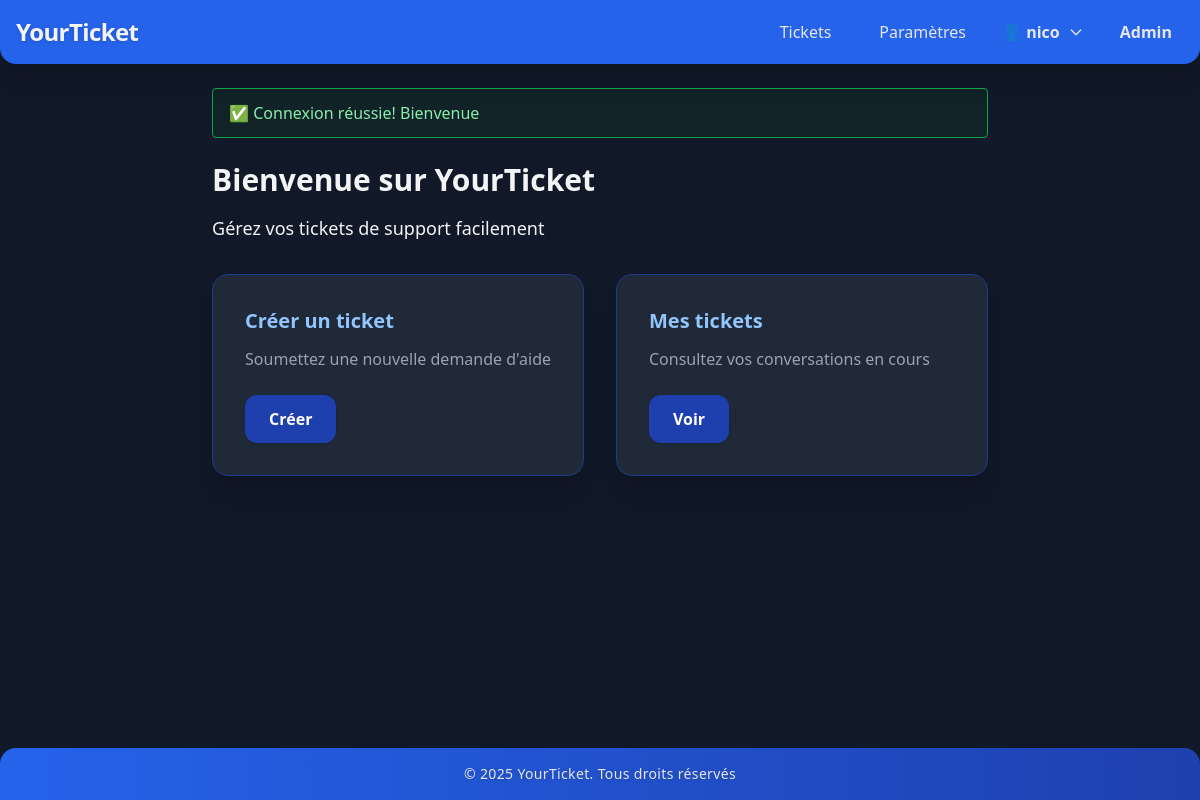
/index.php (signed in), run on the app's committed database.
### tables this page shows
CREATE TABLE `User_Settings` (
  `user_id` int NOT NULL,
  `setting_key` varchar(50) NOT NULL,
  `setting_value` varchar(255) DEFAULT NULL
);

### src/php/lang.php (called while the page is built, shortened)
<?php
function getLanguage($db, $user_id = null)
{
    try {
        $stmt = $db->prepare("SELECT setting_value FROM User_Settings WHERE user_id = ? AND setting_key = 'language'");
        $stmt->execute([$user_id]);
        return $stmt->fetchColumn() ?? 'fr';
    } catch (PDOException $e) {
        return 'fr';
    }
}
function getTheme($db, $user_id)
{
    try {
        $stmt = $db->prepare("SELECT setting_value FROM User_Settings WHERE user_id = ? AND setting_key = 'theme'");
        $stmt->execute([$user_id]);
        return $stmt->fetchColumn() ?? 'light';
    } catch (PDOException $e) {
        return 'light';
    }
}
$lang = isset($db) && isset($user_id) ? getLanguage($db, $user_id) : 'en';
function t($key, $translations, $lang = 'en')
{
    global $lang;
    return $translations[$lang][$key] ?? $key;
}

### index.php (the view, shortened to what this page needs)
<?php
require_once 'src/php/dbconn.php';
require_once 'src/php/lang.php';
require_once 'src/components/header.php';
$user_id = $_SESSION['id'] ?? 0;
$lang = getLanguage($db, $user_id);
$theme = getTheme($db, $user_id);
?>
<!DOCTYPE html>
<html lang="<?= $lang ?>" class="<?= $theme === 'dark' ? 'dark' : '' ?>">
<head>
    <script src="https://cdn.tailwindcss.com"></script>
</head>
<body class="min-h-screen flex flex-col bg-gray-100 dark:bg-gray-900 text-gray-900 dark:text-gray-100 transition-colors duration-200">
    <?php require_once 'src/components/header.php'; ?>
    <main class="flex-grow max-w-7xl mx-auto p-6">
        <?php if (isset($_SESSION['login_success']) && $_SESSION['login_success'] === true): ?>
            <div class="bg-green-100 dark:bg-green-900/20 border border-green-400 dark:border-green-600 text-green-700 dark:text-green-300 px-4 py-3 rounded mb-6">
                ✅ <?= t('login_success', $translations, $lang) ?>
            </div>
            <?php endif; ?>
        <h1 class="text-3xl font-bold mb-4"><?= t('welcome', $translations, $lang) ?></h1>
        <p class="text-lg mb-8"><?= t('welcome_subtext', $translations, $lang) ?></p>
        <div class="grid grid-cols-1 md:grid-cols-2 gap-8 mb-8">
            <div class="bg-white dark:bg-gray-800 p-8 rounded-2xl shadow-xl hover:shadow-2xl transition-shadow border border-blue-100 dark:border-blue-900 hover:-translate-y-1 hover:scale-105 duration-200">
                <h2 class="text-xl font-bold mb-3 text-blue-700 dark:text-blue-300"><?= t('create_ticket', $translations, $lang) ?></h2>
                <p class="mb-6 text-gray-600 dark:text-gray-400"><?= t('create_ticket_help', $translations, $lang) ?></p>
                <a href="create_ticket.php" class="inline-block bg-blue-600 dark:bg-blue-800 text-white px-6 py-3 rounded-xl font-semibold shadow hover:bg-blue-700 dark:hover:bg-blue-900 transition">
                    <?= t('create', $translations, $lang) ?>
                </a>
            </div>
            <div class="bg-white dark:bg-gray-800 p-8 rounded-2xl shadow-xl hover:shadow-2xl transition-shadow border border-blue-100 dark:border-blue-900 hover:-translate-y-1 hover:scale-105 duration-200">
                <h2 class="text-xl font-bold mb-3 text-blue-700 dark:text-blue-300"><?= t('my_tickets', $translations, $lang) ?></h2>
                <p class="mb-6 text-gray-600 dark:text-gray-400"><?= t('my_tickets_help', $translations, $lang) ?></p>
                <a href="yourticket.php" class="inline-block bg-blue-600 dark:bg-blue-800 text-white px-6 py-3 rounded-xl font-semibold shadow hover:bg-blue-700 dark:hover:bg-blue-900 transition">
                    <?= t('view', $translations, $lang) ?>
                </a>
            </div>
        </div>
        </main>
        <?php require_once 'src/components/footer.php'; ?>
</body>
</html>

### src/components/header.php (shortened to what this page needs)
<?php
$isAdmin = isset($_SESSION['role_id']) && in_array($_SESSION['role_id'], [1, 3, 4]);
require_once __DIR__ . '/../php/dbconn.php';
require_once __DIR__ . '/../php/lang.php';
$lang = 'fr';
if (isset($_SESSION['id'])) {
    $lang = getLanguage($db, $_SESSION['id']);
}
?>
<script src="https://cdn.tailwindcss.com?plugins=forms"></script>
<nav class="bg-blue-600 p-4 shadow-xl rounded-b-2xl">
  <div class="max-w-7xl mx-auto flex justify-between items-center">
    <h1 class="text-white dark:text-gray-100 text-2xl font-extrabold tracking-tight drop-shadow">
      <a href="index.php" class="hover:text-yellow-300 dark:hover:text-yellow-400 transition-colors">
        <?= t('YourTicket', $translations, $lang) ?>
      </a>
    </h1>
    <ul class="flex space-x-6 text-white dark:text-gray-200 items-center">
      <li>
        <a href="yourticket.php" class="hover:bg-blue-700 dark:hover:bg-blue-900 px-3 py-1 rounded-lg transition-colors font-medium">
          <?= t('Tickets', $translations, $lang) ?>
        </a>
      </li>
      <li>
        <a href="param.php" class="hover:bg-blue-700 dark:hover:bg-blue-900 px-3 py-1 rounded-lg transition-colors font-medium">
          <?= t('Settings', $translations, $lang) ?>
        </a>
      </li>
      <?php if(isset($_SESSION['fname'])) : ?>
        <li class="relative group" id="profile-menu">
          <button class="flex items-center space-x-2 hover:text-yellow-300 transition-colors focus:outline-none font-semibold">
            <span>👤 <?= htmlspecialchars($_SESSION['fname']) ?></span>
            <svg class="w-4 h-4" fill="none" stroke="currentColor" viewBox="0 0 24 24">
              <path stroke-linecap="round" stroke-linejoin="round" stroke-width="2" d="M19 9l-7 7-7-7"/>
            </svg>
          </button>
        </li>
        <?php if($isAdmin): ?>
          <li>
            <a href="admin.php" class="hover:bg-red-700 dark:hover:bg-red-900 px-3 py-1 rounded-lg transition-colors font-bold">
              <?= t('Admin', $translations, $lang) ?>
            </a>
          </li>
        <?php endif; ?>
      <?php endif; ?>
    </ul>
  </div>
</nav>

### src/components/footer.php
<?php
require_once __DIR__ . '/../php/dbconn.php';
require_once __DIR__ . '/../php/lang.php';
$lang = 'fr';
if (isset($_SESSION['id'])) {
    $lang = getLanguage($db, $_SESSION['id']);
}
?>
<footer class="bg-gradient-to-r from-blue-600 to-blue-800 p-4 shadow-xl rounded-t-2xl mt-auto">
    <div class="max-w-7xl mx-auto text-center">
        <p class="text-white dark:text-gray-200 text-sm tracking-wide font-medium drop-shadow">
            © <?= date('Y') ?> YourTicket. <?= t('all_rights_reserved', $translations, $lang) ?>
        </p>
    </div>
</footer>

### data on the page
user_settings: setting_value "YourTicket", setting_value "Tickets", setting_value "Paramètres", setting_value "Admin", setting_value "Connexion réussie! Bienvenue", setting_value "Bienvenue sur YourTicket", setting_value "Gérez vos tickets de support facilement", setting_value "Créer un ticket", setting_value "Soumettez une nouvelle demande d'aide", setting_value "Créer", setting_value "Mes tickets", setting_value "Consultez vos conversations en cours", setting_value "Voir", setting_value "Tous droits réservés"

### other printed values
$_SESSION['fname'] "nico"
